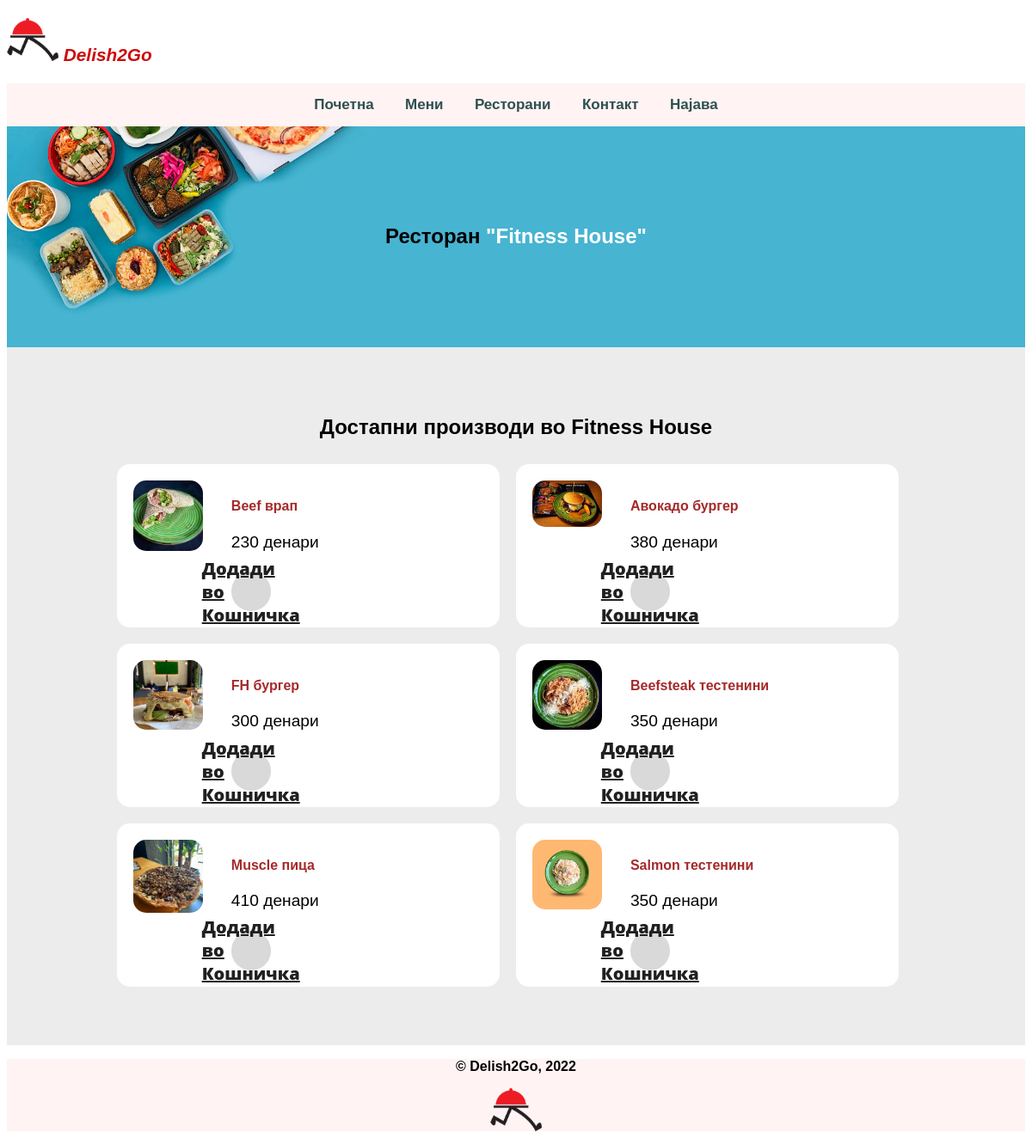
The page /delish2go/Restaurants/index.php?restoranID=7 on the database its author committed.
### tables this page shows
CREATE TABLE `restoran` (
  `ID` int(11) NOT NULL,
  `Ime` varchar(45) DEFAULT NULL,
  `Adresa` varchar(45) DEFAULT NULL,
  `RabotnoVreme` varchar(45) DEFAULT NULL,
  `slika` varchar(255) NOT NULL,
  `active` varchar(10) NOT NULL
);

CREATE TABLE `proizvod` (
  `ProizvodID` int(10) UNSIGNED NOT NULL,
  `Ime` varchar(100) NOT NULL,
  `Cena` int(11) NOT NULL,
  `slika` varchar(255) NOT NULL,
  `active` varchar(10) NOT NULL,
  `featured` varchar(10) NOT NULL,
  `KategorijaID` int(10) UNSIGNED NOT NULL,
  `RestoranID` int(10) UNSIGNED NOT NULL
);

### delish2go/model/restoran_db.php (called while the page is built, shortened)
<?php
class RestoranDB {
    public static function getRestaurant($restoran_id)
    {
      global $conn;
    $query = "SELECT * FROM restoran
              WHERE ID = $restoran_id";
    $result=mysqli_query($conn,$query);
    $row = $result->fetch_assoc();
    $restoran = new Restoran($row['ID'],
                                 $row['Ime'],
                                 $row['RabotnoVreme'],
                                 $row['Adresa'],
                                 $row['slika'],
                                 $row['active']);
    return $restoran;
    }
}

### delish2go/model/restaurant.php (called while the page is built, shortened)
<?php
class Restoran {
    private $ime;
    public function __construct($id, $name,$vreme,$adress, $pic, $act) {
        $this->ime = $name;
    }
    public function getIme() {
        return $this->ime;
    }
}
?>

### delish2go/model/product_db.php (called while the page is built, shortened)
<?php
class ProductDB {
    public static function getProductsbyRestaurant($restoran_id)
    {
        global $conn;
        $query="SELECT * FROM proizvod
                WHERE RestoranID=$restoran_id
                ORDER BY ProizvodID";
        $result=mysqli_query($conn,$query);
        $proizvodi = array();
        $count = mysqli_num_rows($result);
        if($count > 0)
        {
        while($row = mysqli_fetch_assoc($result)) {
        $proizvod = new Product($row['ProizvodID'],
                                 $row['Ime'],
                                 $row['Cena'],
                                 $row['slika'],
                                 $row['active'],
                                 $row['featured'],
                                 $row['KategorijaID'],
                                 $row['RestoranID']);
        $proizvodi[]=$proizvod;
       }
       return $proizvodi;
        }
        else
        {
            $proizvodi="";
            return $proizvodi;
        }
    }
}

### delish2go/model/product.php (called while the page is built, shortened)
<?php
class Product {
    private $ime;
    private $cena;
    private $slika;
    public function __construct($id, $name, $cena, $pic, $act, $feat, $kID, $rID) {
        $this->ime = $name;
        $this->cena = $cena;
        $this->slika = $pic;
    }
    public function getIme() {
        return $this->ime;
    }
    public function getCena() {
        return $this->cena;
    }
    public function getSlika() {
        return $this->slika;
    }
}
?>

### delish2go/Restaurants/view/meni-restorani.php (the view, shortened to what this page needs)
<?php if(!isset($_SESSION['korisnik'])) {include('../view/header.php'); } else {include('../user/view/header.php'); }?>
<section class="food-search text-center">
        <div class="container">
            <h2>Ресторан <a href="#" class="text-white">"<?php echo $restoran->getIme(); ?>"</a></h2>
        </div>
</section>
<section class="food-menu">
    <div class="container">
        <h2 class="text-center">Достапни производи во <?php echo $restoran->getIme(); ?></h2>
        <?php
        $restoranName = $restoran->getIme();
        if($proizvodi!=""){
            foreach ($proizvodi as $proizvod) :
                    ?>
                    <div class="food-menu-box">
                        <div class="food-menu-img">
                            <?php
                                $slika=$proizvod->getSlika();
                                if($slika=="") {
                                    echo "<div class='error'>Нема достапна слика за овој производ.</div>";
                                } else {
                                    ?>
                                        <img src="<?php echo MAINURL; ?>images/food/<?php echo $slika; ?>" class="img-responsive img-curve">
                                    <?php
                                }
                            ?>
                        </div>
                        <div class="food-menu-desc">
                            <h4><?php echo $proizvod->getIme(); ?></h4>
                            <p class="food-price"><?php echo $proizvod->getCena(); ?> денари</p>
                            <br>
                            <?php if(!isset($_SESSION['korisnik'])) { ?>
                            <a href="<?php echo MAINURL; ?>user" class="btn btn-primary">Додади во Кошничка</a>
                            <?php } else { ?>
                             <a href="<?php echo MAINURL; ?>Restaurants?id=<?php echo $korisnik->getKorisnikID(); ?>&action=add&pid=<?php echo $proizvod->getID(); ?>&action=add&rid=<?php echo $restoran->getID(); ?>" class="btn btn-primary">Додади во Кошничка</a>
                            <?php } ?>
                        </div>
                    </div>
                    <?php endforeach; ?>
                    <?php
             } else {
                echo "<div class='error'>Нема достапни производи од $restoranName ресторанот.</div>";
            }
        ?>
    </div>
</section>
<?php include('../view/footer.php') ?>

### delish2go/Restaurants/index.php (shortened to what this page needs)
<?php
require('../model/constants.php');
require('../model/restoran_db.php');
require('../model/restaurant.php');
require('../model/product.php');
require('../model/product_db.php');
require('../model/korisnik_db.php');
$restoran_id = filter_input(INPUT_GET, 'restoranID',
FILTER_VALIDATE_INT);
if ($restoran_id != NULL && $restoran_id != FALSE) {
    $proizvodi = ProductDB::getProductsbyRestaurant($restoran_id);
    $restoran = RestoranDB::getRestaurant($restoran_id);
    include('view/meni-restorani.php');
}
?>

### delish2go/view/header.php (shortened to what this page needs)
<!DOCTYPE html>
<html>
    <head>
        <link rel="stylesheet" type="text/css"  href="<?php echo MAINURL; ?>styles/stilovi.css">
    </head>
<body>
    <p> <header>
       <p style="color:rgb(205, 10, 10); font-size: 1.3em;"> <img src="<?php echo MAINURL; ?>images/logo.png" width="60" height="50" alt="Delish2Go"><em><b> Delish2Go</b> </em> </p>
       <nav>
           <ul>
           <li> <a href="<?php echo MAINURL; ?>">Почетна</a></li>
           <li> <a href="<?php echo MAINURL; ?>Menu">Мени</a></li>
           <li> <a href="<?php echo MAINURL; ?>Restaurants">Ресторани</a></li>
           <li> <a href="<?php echo MAINURL; ?>Kontakt">Контакт</a></li>
           <li> <a href="<?php echo MAINURL; ?>user">Најава</a></li>
           </ul>
       </nav>
        </header>

### delish2go/view/footer.php
<footer style="background-color: rgb(255, 243, 243);">
        <p class="center">&copy Delish2Go, 2022</p>
        <img src="<?php echo MAINURL ?>images/logo.png" width="60" height="50" alt="Delish2Go" class="centerPic">
    </footer>
</body>
</html>

### delish2go/styles/stilovi.css (style rules this page uses)
body { font-family: Arial, Helvetica, sans-serif; font-size: 1em; }
h4 { color:brown }
nav { text-align: center; }
nav ul { list-style-type: none; margin: 0; padding: 0; background-color:rgb(255, 243, 243); height:50px; }
nav ul li { margin-top: 15px; display:inline-block; }
nav ul li a { float: center; color:darkslategray; display: inline; font-family: Arial, Helvetica, sans-serif, sans-serif; font-weight: bold; font-size: 17px; text-decoration: none; padding: 15px 16px; text-align: center; }
.center { text-align: center; font-weight: bold; }
.centerPic { display: block; margin-left: auto; margin-right: auto; }
.text-center { text-align: center; }
.food-search { background-image: url(../images/bg.jpg); background-size: cover; background-repeat: no-repeat; background-position: center; padding: 7% 0; }
.container { width: 80%; margin: 0 auto; padding: 1%; }
.text-white { color: white; text-decoration: none; }
.food-menu { background-color: #ececec; padding: 4% 0; }
.food-menu-box { width: 43%; margin: 1%; padding: 2%; float: left; background-color: white; border-radius: 15px; }
.food-menu-img { width: 20%; float: left; }
.food-menu-desc { width: 70%; float: left; margin-left: 8%; }
.food-price { font-size: 1.2rem; margin: 2% 0; }
.btn { padding: 1%; border: none; font-size: 0.1em; border-radius: 5px; }
.btn-primary { background-color: #ff6b81; color: white; cursor: pointer; }
.img-responsive { width: 100%; }
.img-curve { border-radius: 15px; }
.btn { width: 40px; height: 40px; border-radius: 50%; background-color: #d9d9d9; display: flex; justify-content: center; align-items: center; font-size: 20px; font-family: 'Open Sans'; font-weight: 900; color: #202020; cursor: pointer; }

### rows shown on the page
restoran: Ime "Fitness House"
proizvod: slika (picture), Ime "Beef врап", Cena "230"
proizvod: slika (picture), Ime "Авокадо бургер", Cena "380"
proizvod: slika (picture), Ime "FH бургер", Cena "300"
proizvod: slika (picture), Ime "Beefsteak тестенини", Cena "350"
proizvod: slika (picture), Ime "Muscle пица", Cena "410"
proizvod: slika (picture), Ime "Salmon тестенини", Cena "350"
